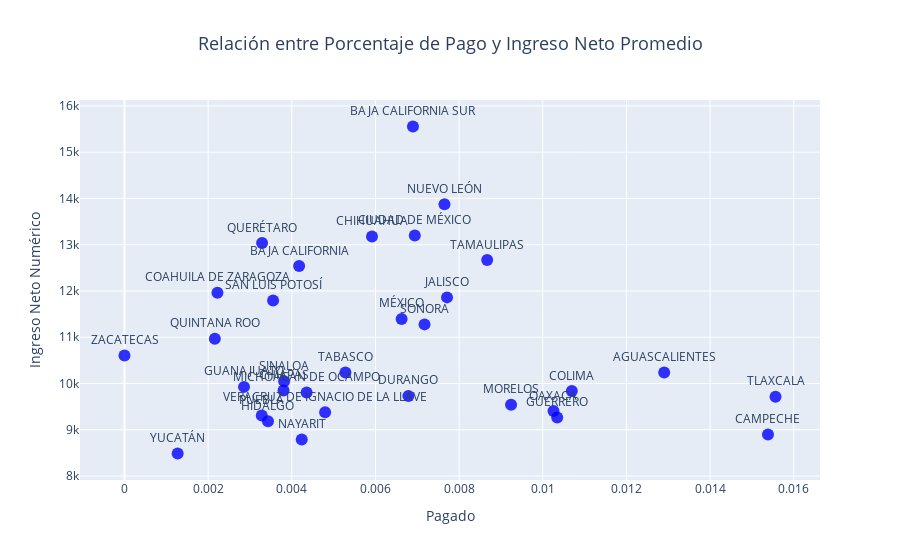

Source (notebook cell):
### Markdown cell above
Mediente Plotly, ahora, veremos cómo se comportan las variables vistas anteriormente en conjunto:

### Code cell
fig = px.scatter(
    tabla_combinada,
    x='Pagado',
    y='Ingreso Neto Numérico',
    text='Ciudad MX',  # Mostrar los nombres de los estados en el gráfico
    title='Relación entre Porcentaje de Pago y Ingreso Neto Promedio',
    labels={'Porcentaje Pago Promedio': 'Porcentaje de Pago (%)',
            'Ingreso Neto Promedio': 'Ingreso Neto Promedio (MXN)'},
    template='plotly'
)

# Personalizar diseño
fig.update_traces(marker=dict(size=12, color='blue', opacity=0.8), textposition='top center')
fig.update_layout(title_font_size=18, title_x=0.5)

### Figure 1 — Plotly figure (JSON) as saved in the notebook; plotly's stock layout.template omitted (floating-point values rounded to 4 significant figures)
{"data": [{"hovertemplate": "Pagado=%{x}<br>Ingreso Neto Numérico=%{y}<br>Ciudad MX=%{text}<extra></extra>", "legendgroup": "", "marker": {"color": "blue", "opacity": 0.8, "size": 12, "symbol": "circle"}, "mode": "markers+text", "name": "", "orientation": "v", "showlegend": false, "text": ["BAJA CALIFORNIA SUR", "NUEVO LEÓN", "CIUDAD DE MÉXICO", "CHIHUAHUA", "QUERÉTARO", "TAMAULIPAS", "BAJA CALIFORNIA", "COAHUILA DE ZARAGOZA", "JALISCO", "SAN LUIS POTOSÍ", "MÉXICO", "SONORA", "QUINTANA ROO", "ZACATECAS", "AGUASCALIENTES", "TABASCO", "SINALOA", "GUANAJUATO", "CHIAPAS", "COLIMA", "MICHOACÁN DE OCAMPO", "DURANGO", "TLAXCALA", "MORELOS", "OAXACA", "VERACRUZ DE IGNACIO DE LA LLAVE", "PUEBLA", "GUERRERO", "HIDALGO", "CAMPECHE", "NAYARIT", "YUCATÁN"], "textposition": "top center", "type": "scatter", "x": [0.006897, 0.00765, 0.006941, 0.005917, 0.003289, 0.008671, 0.004175, 0.002222, 0.007711, 0.003552, 0.006625, 0.007174, 0.00216, 0, 0.0129, 0.005282, 0.003817, 0.002857, 0.003802, 0.0107, 0.004354, 0.006787, 0.01556, 0.009242, 0.01026, 0.004796, 0.003281, 0.01034, 0.003431, 0.01538, 0.004237, 0.001271], "xaxis": "x", "y": [15560.0, 13870.0, 13200.0, 13180.0, 13040.0, 12670.0, 12540.0, 11960.0, 11860.0, 11790.0, 11400.0, 11280.0, 10970.0, 10610.0, 10240.0, 10240.0, 10050.0, 9927.0, 9851.0, 9838.0, 9804.0, 9732.0, 9712.0, 9540.0, 9406.0, 9380.0, 9307.0, 9267.0, 9186.0, 8898.0, 8789.0, 8488.0], "yaxis": "y"}], "layout": {"legend": {"tracegroupgap": 0}, "title": {"font": {"size": 18}, "text": "Relación entre Porcentaje de Pago y Ingreso Neto Promedio", "x": 0.5}, "xaxis": {"anchor": "y", "domain": [0, 1], "title": {"text": "Pagado"}}, "yaxis": {"anchor": "x", "domain": [0, 1], "title": {"text": "Ingreso Neto Numérico"}}}}
